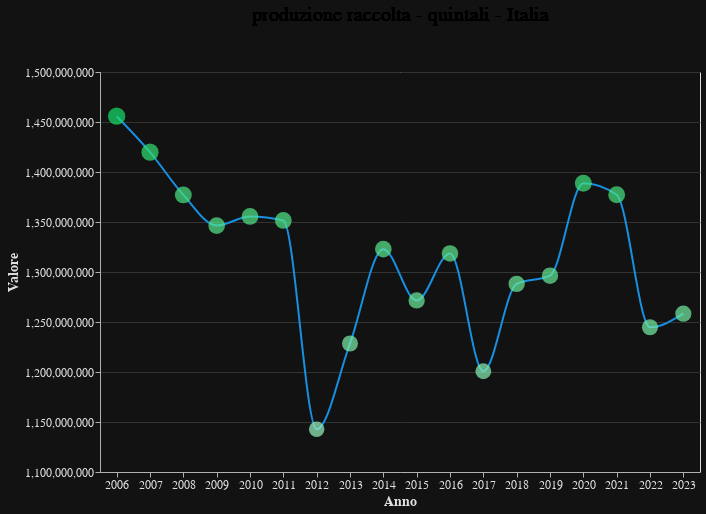

Notebook source saved alongside this figure:
### Code cell
# Togli produzione totale - migliaia di quintali perchè arriva solo fino al 2019
data_filtered3 = data_filtered3[data_filtered3['Tipo dato'] != 'produzione totale - migliaia di quintali']

rows_to_delete = ['superficie totale - ettari', 'superficie totale - are', 'superficie in produzione - ettari']

data_filtered3 = data_filtered3[~data_filtered3["Tipo dato"].isin(rows_to_delete)]

# Rinomina colonne di interesse
data_filtered3.rename(columns={'TIME': 'Anno', 'Value': 'Valore'}, inplace=True)

# Calcola valore totale per Tipo dato e TIME
summarized_df = data_filtered3.groupby(['Tipo dato', 'Anno', 'Territorio'])['Valore'].sum().reset_index()

# Rimuovi anno 2024 perchè mancano dei dati
summarized_df = summarized_df[summarized_df['Anno'] != 2024]

# Rimuovi unità foraggere
summarized_df = summarized_df[summarized_df['Tipo dato'] != 'unità foraggere']

# Seleziona solo Italia
summarized_df = summarized_df[summarized_df['Territorio'] == 'Italia']

# Crea una nuova colonna per concatenare il titolo
summarized_df['Title'] = summarized_df['Tipo dato'] + ' - ' + summarized_df['Territorio']

# Menù a tendina per "Tipo dato"
dropdown_options1 = sorted(summarized_df['Tipo dato'].unique().tolist())

# Selezione menù a tendina
dropdown1 = alt.binding_select(options=dropdown_options1, name = ' ')
selection1 = alt.selection_point(fields=['Tipo dato'], bind=dropdown1, name='SelectTipoDato', value = dropdown_options1[0])

#min_max_values = summarized_df.groupby(['Tipo dato', 'Territorio'])['Value'].agg(['min', 'max']).reset_index()

# Grafico a dispersione con cerchi
chart = alt.Chart(summarized_df).transform_filter(
    selection1 #& selection2
).mark_circle().encode(
    y='Valore:Q',
    x='Anno:N',
    size=alt.Size(field='Valore', type='quantitative', bin=alt.BinParams(maxbins=5)),
    color=alt.Color('Valore:Q', scale=alt.Scale(scheme='blues')),
    tooltip=['TIME', 'Valore']
).encode(
    x=alt.X('Anno:N', title='Anno', axis=alt.Axis(labelAngle=0, labelAlign='center', labelBaseline='top')),
    y=alt.Y('Valore:Q', title='Valore'),
    size=alt.Size('Valore:Q', scale=alt.Scale(range=[20, 300]), legend = None),
    color=alt.Color('Valore:Q', scale=alt.Scale(range=["#99f4be", "#18E169"])),
    tooltip=[alt.Tooltip('Anno:N'),
             alt.Tooltip('Valore:Q', format=',')]
    #tooltip=['Anno:N', 'Valore:Q']
).properties(
    width=600,
    #width = 'container',
    height=400
)

# Grafico a linee
line = alt.Chart(summarized_df).transform_filter(
    selection1
).mark_line(
    color="#188FE1",
    interpolate='monotone'
).encode(
    x=alt.X('Anno:N', title='Anno'),
    y=alt.Y('Valore:Q', title='Valore', scale=alt.Scale(zero=False)),
)

# Text chart per titolo dinamico
text = alt.Chart(summarized_df).transform_filter(
    selection1
).mark_text(
    align='center',
    dy=-15,
    fontSize=20
).encode(
    text='Title:N'
).properties(
    width=600,
    #width = 'container',
    height=30 
)

# Combina text chart and main chart
combined_chart = alt.vconcat(text, alt.layer(line, chart).add_selection(selection1))

# Salva il grafico in un file JSON
chart_json = combined_chart.to_json()
with open('chart_istat_smooth.json', 'w') as f:
    f.write(chart_json)

# Visualizza il grafico combinato
combined_chart

### Figure 1 — Vega-Lite specification as saved in the notebook (floating-point values rounded to 4 significant figures)
{"config": {"background": "#121212", "title": {"color": "#E0E0E0", "fontSize": 20}, "axis": {"domainColor": "#B0B0B0", "gridColor": "#333333", "tickColor": "#B0B0B0", "titleColor": "#E0E0E0", "labelColor": "#E0E0E0", "labelFontSize": 12, "titleFontSize": 14}, "legend": {"labelColor": "#E0E0E0", "titleColor": "#E0E0E0"}, "mark": {"color": "#1f77b4"}}, "vconcat": [{"mark": {"type": "text", "align": "center", "dy": -15, "fontSize": 20}, "encoding": {"text": {"field": "Title", "type": "nominal"}}, "height": 30, "transform": [{"filter": {"param": "SelectTipoDato"}}], "width": 600}, {"layer": [{"mark": {"type": "line", "color": "#188FE1", "interpolate": "monotone"}, "encoding": {"x": {"field": "Anno", "title": "Anno", "type": "nominal"}, "y": {"field": "Valore", "scale": {"zero": false}, "title": "Valore", "type": "quantitative"}}, "name": "view_6", "transform": [{"filter": {"param": "SelectTipoDato"}}]}, {"mark": {"type": "circle"}, "encoding": {"color": {"field": "Valore", "scale": {"range": ["#99f4be", "#18E169"]}, "type": "quantitative"}, "size": {"field": "Valore", "legend": null, "scale": {"range": [20, 300]}, "type": "quantitative"}, "tooltip": [{"field": "Anno", "type": "nominal"}, {"field": "Valore", "format": ",", "type": "quantitative"}], "x": {"axis": {"labelAlign": "center", "labelAngle": 0, "labelBaseline": "top"}, "field": "Anno", "title": "Anno", "type": "nominal"}, "y": {"field": "Valore", "title": "Valore", "type": "quantitative"}}, "transform": [{"filter": {"param": "SelectTipoDato"}}]}], "height": 400, "width": 600}], "data": {"name": "data-cd492f7d324f4740d396227e0ccf1622"}, "params": [{"name": "SelectTipoDato", "select": {"type": "point", "fields": ["Tipo dato"]}, "bind": {"input": "select", "options": ["produzione raccolta - quintali", "produzione totale - quintali"], "name": " "}, "value": "produzione raccolta - quintali", "views": ["view_6"]}], "$schema": "https://vega.github.io/schema/vega-lite/v5.8.0.json", "datasets": {"data-cd492f7d324f4740d396227e0ccf1622": [{"Tipo dato": "produzione raccolta - quintali", "Anno": 2006, "Territorio": "Italia", "Valore": 1456000000.0, "Title": "produzione raccolta - quintali - Italia"}, {"Tipo dato": "produzione raccolta - quintali", "Anno": 2007, "Territorio": "Italia", "Valore": 1420000000.0, "Title": "produzione raccolta - quintali - Italia"}, {"Tipo dato": "produzione raccolta - quintali", "Anno": 2008, "Territorio": "Italia", "Valore": 1377000000.0, "Title": "produzione raccolta - quintali - Italia"}, {"Tipo dato": "produzione raccolta - quintali", "Anno": 2009, "Territorio": "Italia", "Valore": 1346000000.0, "Title": "produzione raccolta - quintali - Italia"}, {"Tipo dato": "produzione raccolta - quintali", "Anno": 2010, "Territorio": "Italia", "Valore": 1356000000.0, "Title": "produzione raccolta - quintali - Italia"}, {"Tipo dato": "produzione raccolta - quintali", "Anno": 2011, "Territorio": "Italia", "Valore": 1352000000.0, "Title": "produzione raccolta - quintali - Italia"}, {"Tipo dato": "produzione raccolta - quintali", "Anno": 2012, "Territorio": "Italia", "Valore": 1143000000.0, "Title": "produzione raccolta - quintali - Italia"}, {"Tipo dato": "produzione raccolta - quintali", "Anno": 2013, "Territorio": "Italia", "Valore": 1229000000.0, "Title": "produzione raccolta - quintali - Italia"}, {"Tipo dato": "produzione raccolta - quintali", "Anno": 2014, "Territorio": "Italia", "Valore": 1323000000.0, "Title": "produzione raccolta - quintali - Italia"}, {"Tipo dato": "produzione raccolta - quintali", "Anno": 2015, "Territorio": "Italia", "Valore": 1272000000.0, "Title": "produzione raccolta - quintali - Italia"}, {"Tipo dato": "produzione raccolta - quintali", "Anno": 2016, "Territorio": "Italia", "Valore": 1319000000.0, "Title": "produzione raccolta - quintali - Italia"}, {"Tipo dato": "produzione raccolta - quintali", "Anno": 2017, "Territorio": "Italia", "Valore": 1201000000.0, "Title": "produzione raccolta - quintali - Italia"}, {"Tipo dato": "produzione raccolta - quintali", "Anno": 2018, "Territorio": "Italia", "Valore": 1288000000.0, "Title": "produzione raccolta - quintali - Italia"}, {"Tipo dato": "produzione raccolta - quintali", "Anno": 2019, "Territorio": "Italia", "Valore": 1296000000.0, "Title": "produzione raccolta - quintali - Italia"}, {"Tipo dato": "produzione raccolta - quintali", "Anno": 2020, "Territorio": "Italia", "Valore": 1389000000.0, "Title": "produzione raccolta - quintali - Italia"}, {"Tipo dato": "produzione raccolta - quintali", "Anno": 2021, "Territorio": "Italia", "Valore": 1377000000.0, "Title": "produzione raccolta - quintali - Italia"}, {"Tipo dato": "produzione raccolta - quintali", "Anno": 2022, "Territorio": "Italia", "Valore": 1245000000.0, "Title": "produzione raccolta - quintali - Italia"}, {"Tipo dato": "produzione raccolta - quintali", "Anno": 2023, "Territorio": "Italia", "Valore": 1258000000.0, "Title": "produzione raccolta - quintali - Italia"}, {"Tipo dato": "produzione totale - quintali", "Anno": 2006, "Territorio": "Italia", "Valore": 1476000000.0, "Title": "produzione totale - quintali - Italia"}, {"Tipo dato": "produzione totale - quintali", "Anno": 2007, "Territorio": "Italia", "Valore": 1439000000.0, "Title": "produzione totale - quintali - Italia"}, {"Tipo dato": "produzione totale - quintali", "Anno": 2008, "Territorio": "Italia", "Valore": 1395000000.0, "Title": "produzione totale - quintali - Italia"}, {"Tipo dato": "produzione totale - quintali", "Anno": 2009, "Territorio": "Italia", "Valore": 1365000000.0, "Title": "produzione totale - quintali - Italia"}, {"Tipo dato": "produzione totale - quintali", "Anno": 2010, "Territorio": "Italia", "Valore": 1374000000.0, "Title": "produzione totale - quintali - Italia"}, {"Tipo dato": "produzione totale - quintali", "Anno": 2011, "Territorio": "Italia", "Valore": 1368000000.0, "Title": "produzione totale - quintali - Italia"}, {"Tipo dato": "produzione totale - quintali", "Anno": 2012, "Territorio": "Italia", "Valore": 1160000000.0, "Title": "produzione totale - quintali - Italia"}, {"Tipo dato": "produzione totale - quintali", "Anno": 2013, "Territorio": "Italia", "Valore": 1245000000.0, "Title": "produzione totale - quintali - Italia"}, {"Tipo dato": "produzione totale - quintali", "Anno": 2014, "Territorio": "Italia", "Valore": 1344000000.0, "Title": "produzione totale - quintali - Italia"}, {"Tipo dato": "produzione totale - quintali", "Anno": 2015, "Territorio": "Italia", "Valore": 1289000000.0, "Title": "produzione totale - quintali - Italia"}, {"Tipo dato": "produzione totale - quintali", "Anno": 2016, "Territorio": "Italia", "Valore": 1336000000.0, "Title": "produzione totale - quintali - Italia"}, {"Tipo dato": "produzione totale - quintali", "Anno": 2017, "Territorio": "Italia", "Valore": 1216000000.0, "Title": "produzione totale - quintali - Italia"}, {"Tipo dato": "produzione totale - quintali", "Anno": 2018, "Territorio": "Italia", "Valore": 1306000000.0, "Title": "produzione totale - quintali - Italia"}, {"Tipo dato": "produzione totale - quintali", "Anno": 2019, "Territorio": "Italia", "Valore": 1311000000.0, "Title": "produzione totale - quintali - Italia"}, {"Tipo dato": "produzione totale - quintali", "Anno": 2020, "Territorio": "Italia", "Valore": 1400000000.0, "Title": "produzione totale - quintali - Italia"}, {"Tipo dato": "produzione totale - quintali", "Anno": 2021, "Territorio": "Italia", "Valore": 1384000000.0, "Title": "produzione totale - quintali - Italia"}, {"Tipo dato": "produzione totale - quintali", "Anno": 2022, "Territorio": "Italia", "Valore": 1247000000.0, "Title": "produzione totale - quintali - Italia"}, {"Tipo dato": "produzione totale - quintali", "Anno": 2023, "Territorio": "Italia", "Valore": 1272000000.0, "Title": "produzione totale - quintali - Italia"}]}}
